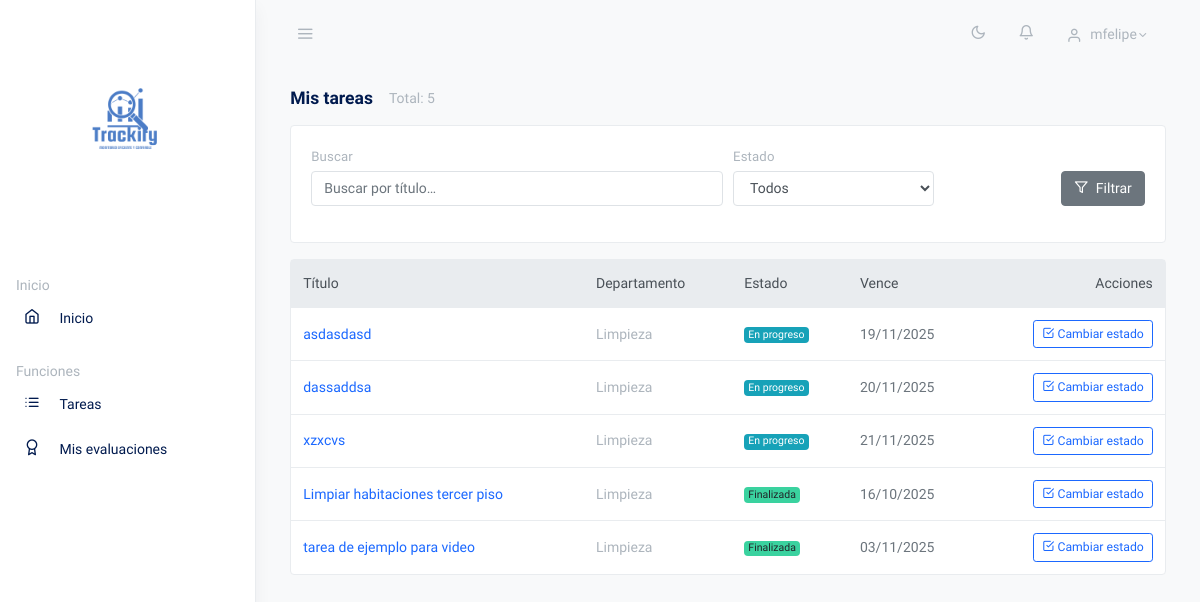
Before: /mis-tareas/ (signed in) with the older database file.
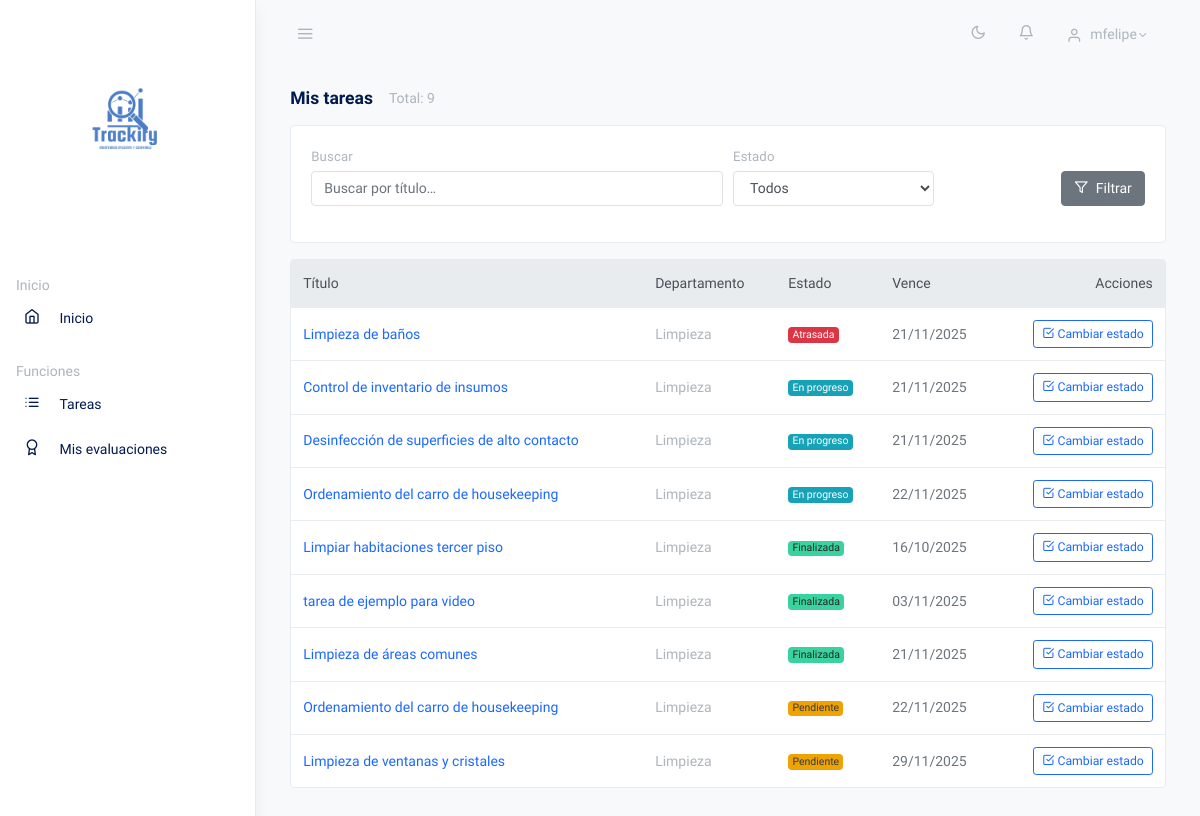
After: the same page with the newer database file.
### core/models.py (models this page shows, shortened)
class Tarea(models.Model):
    ESTADOS = [
        ('Pendiente', 'Pendiente'),
        ('En progreso', 'En progreso'),
        ('Atrasada', 'Atrasada'),
        ('Finalizada', 'Finalizada'),
    ]
    titulo = models.CharField(max_length=255)
    descripcion = models.TextField(blank=True, null=True)
    fecha_limite = models.DateField()
    estado = models.CharField(max_length=20, choices=ESTADOS, default='Pendiente')
    departamento = models.ForeignKey(Departamento, on_delete=models.CASCADE)
    asignado = models.ForeignKey(User, on_delete=models.CASCADE, related_name='tareas_asignadas')
    creada_por = models.ForeignKey(User, on_delete=models.SET_NULL, null=True, blank=True, related_name='tareas_creadas')
    created_at = models.DateTimeField(auto_now_add=True)
    updated_at = models.DateTimeField(auto_now=True)
    empresa = models.ForeignKey("Empresa", on_delete=models.CASCADE, related_name="tareas", db_index=True)

class Departamento(models.Model):
    nombre = models.CharField(max_length=100)
    descripcion = models.TextField(blank=True, null=True)
    created_at = models.DateTimeField(auto_now_add=True)
    updated_at = models.DateTimeField(auto_now=True)
    empresa = models.ForeignKey("Empresa", on_delete=models.CASCADE, related_name="departamentos", db_index=True)
    class Meta:
        constraints = [
            models.UniqueConstraint(fields=["empresa", "nombre"], name="uniq_depto_nombre_por_empresa"),
        ]

### core/views.py (the view)
# urls.py: path("mis-tareas/", TareaListTrabajadorView.as_view(), name="tarea_list_trab"),
class TareaListTrabajadorView(SuscripcionActivaRequiredMixin, SoloTrabajadorMixin, EmpresaQuerysetMixin, ListView):
    model = Tarea
    template_name = "core/tareas/tarea_list_trab.html"
    context_object_name = "tareas"
    paginate_by = 20
    ordering = ['estado','fecha_limite']
    def get_queryset(self):
        return (super()
                .get_queryset()
                .filter(asignado=self.request.user)
                .select_related('departamento'))

### core/context_processors.py (called while the page is built)
def notifications_context(request):
    if not request.user.is_authenticated:
        return {"notif_unread_count": 0}
    count = Notificacion.objects.filter(usuario=request.user, is_read=False).count()
    return {"notif_unread_count": count}

### core/mixins.py (called while the page is built)
    def test_func(self):
        u = self.request.user
        try:
            return u.is_authenticated and u.rol and u.rol.nombre in self.allowed
        except Exception:
            return False

    def get_queryset(self):
        qs = super().get_queryset()
        u = self.request.user
        if not u.is_superuser and hasattr(qs.model, "empresa_id"):
            qs = qs.filter(empresa=u.empresa)
        return qs

    def dispatch(self, request, *args, **kwargs):
        sub = getattr(request.user.empresa, "suscripcion", None)
        if not sub or not sub.is_active():
            messages.info(request, "Tu empresa necesita una suscripción activa para usar esta sección.")
            return redirect("billing_overview")
        return super().dispatch(request, *args, **kwargs)

### core/models.py (called while the page is built)
    def is_active(self):
        return self.estado == EstadoSub.ACTIVA

### core/templates/core/tareas/tarea_list_trab.html (shortened to what this page needs)
{% extends "core/base.html" %}
{% load static %}
{% block content %}
<div class="row">
  <div class="col-12">
    <div class="d-flex align-items-center mb-3">
      <h5 class="mb-0">Mis tareas</h5>
      <span class="text-muted ml-3">Total: {{ tareas|length }}</span>
    </div>
    <div class="card mb-3">
      <div class="card-body">
        <form method="get" class="mb-0">
          <div class="form-row">
            <div class="form-group col-md-6">
              <label class="small text-muted mb-1">Buscar</label>
              <input type="text" name="q" value="{{ request.GET.q }}" class="form-control"
                     placeholder="Buscar por título…">
            </div>
            <div class="form-group col-md-3">
              <label class="small text-muted mb-1">Estado</label>
              <select name="estado" class="form-control">
                <option value="">Todos</option>
              </select>
            </div>
            <div class="form-group col-md-3 d-flex align-items-end">
              <div class="ml-auto">
                <button type="submit" class="btn btn-secondary">
                  <i class="fe fe-filter mr-1"></i> Filtrar
                </button>
              </div>
            </div>
          </div>
        </form>
      </div>
    </div>
    <div class="card">
      <div class="card-body p-0">
        <div class="table-responsive">
          <table class="table table-hover mb-0">
            <thead class="thead-light">
              <tr>
                <th>Título</th>
                <th>Departamento</th>
                <th>Estado</th>
                <th>Vence</th>
                <th class="text-right">Acciones</th>
              </tr>
            </thead>
            <tbody>
              {% for t in tareas %}
              <tr>
                <td class="align-middle">
                  <a href="{% url 'tarea_detail' t.pk %}" class="font-weight-500">{{ t.titulo }}</a>
                </td>
                <td class="align-middle text-muted">
                  {{ t.departamento.nombre }}
                </td>
                <td class="align-middle">
                  {% if t.estado == "Pendiente" %}
                    <span class="badge badge-warning text-dark">Pendiente</span>
                  {% elif t.estado == "En progreso" %}
                    <span class="badge badge-info">En progreso</span>
                  {% elif t.estado == "Atrasada" %}
                    <span class="badge badge-danger">Atrasada</span>
                  {% elif t.estado == "Finalizada" %}
                    <span class="badge badge-success">Finalizada</span>
                  {% else %}
                    <span class="badge badge-secondary">{{ t.estado }}</span>
                  {% endif %}
                </td>
                <td class="align-middle">
                  {{ t.fecha_limite|date:"d/m/Y" }}
                </td>
                <td class="align-middle text-right">
                  <a href="{% url 'tarea_estado' t.pk %}" class="btn btn-sm btn-outline-primary">
                    <i class="fe fe-check-square"></i> Cambiar estado
                  </a>
                </td>
              </tr>
              {% empty %}
              <tr>
                <td colspan="5" class="text-center text-muted py-4">No tienes tareas.</td>
              </tr>
              {% endfor %}
            </tbody>
          </table>
        </div>
      </div>
    </div>
  </div>
</div>
{% endblock %}

Changed rows visible on the page:
no longer on this page (row edited): Tarea: titulo "asdasdasd", departamento.nombre "Limpieza", estado "En progreso", fecha_limite "19/11/2025"
now on this page (row edited): Tarea: titulo "Limpieza de baños", departamento.nombre "Limpieza", estado "Atrasada", fecha_limite "21/11/2025"
changed Tarea: titulo "dassaddsa" → "Control de inventario de insumos"; fecha_limite "20/11/2025" → "21/11/2025"
changed Tarea: titulo "xzxcvs" → "Desinfección de superficies de alto contacto"
added Tarea: titulo "Ordenamiento del carro de housekeeping", departamento.nombre "Limpieza", estado "En progreso", fecha_limite "22/11/2025"
now on this page (row edited): Tarea: titulo "Limpieza de áreas comunes", departamento.nombre "Limpieza", estado "Finalizada", fecha_limite "21/11/2025"
added Tarea: titulo "Ordenamiento del carro de housekeeping", departamento.nombre "Limpieza", estado "Pendiente", fecha_limite "22/11/2025"
now on this page (row edited): Tarea: titulo "Limpieza de ventanas y cristales", departamento.nombre "Limpieza", estado "Pendiente", fecha_limite "29/11/2025"
Other visible differences:
{{ tareas|length }}: "5" → "9"
